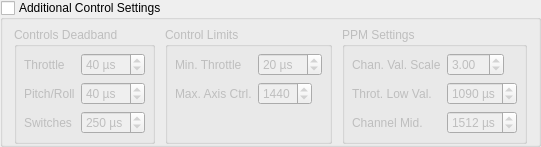
              <widget class="QGroupBox" name="groupBox_addlRadioControls">
               <property name="toolTip">
                <string>&lt;html&gt;&lt;head/&gt;&lt;body&gt;&lt;p&gt;Deadband / Limits / PPM&lt;/p&gt;&lt;/body&gt;&lt;/html&gt;</string>
               </property>
               <property name="title">
                <string>Additional Control Settings</string>
               </property>
               <property name="flat">
                <bool>true</bool>
               </property>
               <property name="checkable">
                <bool>true</bool>
               </property>
               <property name="checked">
                <bool>false</bool>
               </property>
               <layout class="QVBoxLayout" name="verticalLayout_3">
                <property name="spacing">
                 <number>0</number>
                </property>
                <property name="topMargin">
                 <number>7</number>
                </property>
                <property name="bottomMargin">
                 <number>0</number>
                </property>
                <item alignment="Qt::AlignLeft|Qt::AlignTop">
                 <widget class="QWidget" name="widget_addlRadioControls" native="true">
                  <layout class="QHBoxLayout" name="horizontalLayout_16">
                   <property name="spacing">
                    <number>10</number>
                   </property>
                   <property name="leftMargin">
                    <number>0</number>
                   </property>
                   <property name="topMargin">
                    <number>0</number>
                   </property>
                   <property name="rightMargin">
                    <number>0</number>
                   </property>
                   <property name="bottomMargin">
                    <number>0</number>
                   </property>
                   <item>
                    <widget class="QGroupBox" name="groupBox_controlDeadband">
                     <property name="sizePolicy">
                      <sizepolicy hsizetype="Preferred" vsizetype="Preferred">
                       <horstretch>0</horstretch>
                       <verstretch>0</verstretch>
                      </sizepolicy>
                     </property>
                     <property name="title">
                      <string>Controls Deadband</string>
                     </property>
                     <property name="checked">
                      <bool>false</bool>
                     </property>
                     <layout class="QFormLayout" name="formLayout_15">
                      <property name="horizontalSpacing">
                       <number>6</number>
                      </property>
                      <property name="verticalSpacing">
                       <number>6</number>
                      </property>
                      <property name="leftMargin">
                       <number>7</number>
                      </property>
                      <property name="topMargin">
                       <number>6</number>
                      </property>
                      <property name="rightMargin">
                       <number>7</number>
                      </property>
                      <property name="bottomMargin">
                       <number>7</number>
                      </property>
                      <item row="0" column="0">
                       <widget class="QLabel" name="label_CTRL_DBAND_THRO">
                        <property name="text">
                         <string>Throttle</string>
                        </property>
                       </widget>
                      </item>
                      <item row="0" column="1">
                       <widget class="QSpinBox" name="CTRL_DBAND_THRO">
                        <property name="sizePolicy">
                         <sizepolicy hsizetype="Maximum" vsizetype="Fixed">
                          <horstretch>0</horstretch>
                          <verstretch>0</verstretch>
                         </sizepolicy>
                        </property>
                        <property name="toolTip">
                         <string>&lt;html&gt;&lt;head/&gt;&lt;body&gt;&lt;p&gt;Deadband is only active in altitude/position hold modes (CTRL_DBAND_THRO).&lt;/p&gt;&lt;/body&gt;&lt;/html&gt;</string>
                        </property>
                        <property name="suffix">
                         <string> µs</string>
                        </property>
                        <property name="minimum">
                         <number>0</number>
                        </property>
                        <property name="maximum">
                         <number>500</number>
                        </property>
                        <property name="value">
                         <number>40</number>
                        </property>
                       </widget>
                      </item>
                      <item row="1" column="0">
                       <widget class="QLabel" name="label_CTRL_DEAD_BAND">
                        <property name="text">
                         <string>Pitch/Roll</string>
                        </property>
                       </widget>
                      </item>
                      <item row="1" column="1">
                       <widget class="QSpinBox" name="CTRL_DEAD_BAND">
                        <property name="sizePolicy">
                         <sizepolicy hsizetype="Maximum" vsizetype="Fixed">
                          <horstretch>0</horstretch>
                          <verstretch>0</verstretch>
                         </sizepolicy>
                        </property>
                        <property name="toolTip">
                         <string>&lt;html&gt;&lt;head/&gt;&lt;body&gt;&lt;p&gt;Deadband is only active in position hold mode (CTRL_DEAD_BAND).&lt;/p&gt;&lt;/body&gt;&lt;/html&gt;</string>
                        </property>
                        <property name="suffix">
                         <string> µs</string>
                        </property>
                        <property name="minimum">
                         <number>0</number>
                        </property>
                        <property name="maximum">
                         <number>500</number>
                        </property>
                        <property name="value">
                         <number>40</number>
                        </property>
                       </widget>
                      </item>
                      <item row="2" column="0">
                       <widget class="QLabel" name="label_CTRL_DBAND_SWTCH">
                        <property name="text">
                         <string>Switches</string>
                        </property>
                       </widget>
                      </item>
                      <item row="2" column="1">
                       <widget class="QSpinBox" name="CTRL_DBAND_SWTCH">
                        <property name="sizePolicy">
                         <sizepolicy hsizetype="Maximum" vsizetype="Fixed">
                          <horstretch>0</horstretch>
                          <verstretch>0</verstretch>
                         </sizepolicy>
                        </property>
                        <property name="toolTip">
                         <string>&lt;html&gt;&lt;head/&gt;&lt;body&gt;&lt;p&gt;Deadband is only active in altitude/position hold modes (CTRL_DBAND_THRO).&lt;/p&gt;&lt;/body&gt;&lt;/html&gt;</string>
                        </property>
                        <property name="suffix">
                         <string> µs</string>
                        </property>
                        <property name="minimum">
                         <number>0</number>
                        </property>
                        <property name="maximum">
                         <number>500</number>
                        </property>
                        <property name="value">
                         <number>250</number>
                        </property>
                       </widget>
                      </item>
                     </layout>
                    </widget>
                   </item>
                   <item>
                    <widget class="QGroupBox" name="groupBox_controlLimits">
                     <property name="sizePolicy">
                      <sizepolicy hsizetype="Preferred" vsizetype="Preferred">
                       <horstretch>0</horstretch>
                       <verstretch>0</verstretch>
                      </sizepolicy>
                     </property>
                     <property name="title">
                      <string>Control Limits</string>
                     </property>
                     <property name="checked">
                      <bool>false</bool>
                     </property>
                     <layout class="QFormLayout" name="formLayout_14">
                      <property name="horizontalSpacing">
                       <number>6</number>
                      </property>
                      <property name="verticalSpacing">
                       <number>6</number>
                      </property>
                      <property name="leftMargin">
                       <number>7</number>
                      </property>
                      <property name="topMargin">
                       <number>6</number>
                      </property>
                      <property name="rightMargin">
                       <number>7</number>
                      </property>
                      <property name="bottomMargin">
                       <number>7</number>
                      </property>
                      <item row="0" column="0">
                       <widget class="QLabel" name="label_CTRL_MIN_THROT">
                        <property name="text">
                         <string>Min. Throttle</string>
                        </property>
                       </widget>
                      </item>
                      <item row="0" column="1">
                       <widget class="QSpinBox" name="CTRL_MIN_THROT">
                        <property name="sizePolicy">
                         <sizepolicy hsizetype="Maximum" vsizetype="Fixed">
                          <horstretch>0</horstretch>
                          <verstretch>0</verstretch>
                         </sizepolicy>
                        </property>
                        <property name="toolTip">
                         <string>&lt;html&gt;&lt;head/&gt;&lt;body&gt;&lt;p&gt;Minimum user throttle to activate motors (CTRL_MIN_THROT).&lt;/p&gt;&lt;/body&gt;&lt;/html&gt;</string>
                        </property>
                        <property name="suffix">
                         <string> µs</string>
                        </property>
                        <property name="minimum">
                         <number>0</number>
                        </property>
                        <property name="maximum">
                         <number>700</number>
                        </property>
                        <property name="value">
                         <number>20</number>
                        </property>
                       </widget>
                      </item>
                      <item row="1" column="0">
                       <widget class="QLabel" name="label_CTRL_MAX">
                        <property name="text">
                         <string>Max. Axis Ctrl.</string>
                        </property>
                       </widget>
                      </item>
                      <item row="1" column="1">
                       <widget class="QSpinBox" name="CTRL_MAX">
                        <property name="sizePolicy">
                         <sizepolicy hsizetype="Maximum" vsizetype="Fixed">
                          <horstretch>0</horstretch>
                          <verstretch>0</verstretch>
                         </sizepolicy>
                        </property>
                        <property name="toolTip">
                         <string>&lt;html&gt;&lt;head/&gt;&lt;body&gt;&lt;p&gt;Maximum control applied to motors for each of the roll/pitch/yaw axes (CTRL_MAX).&lt;/p&gt;&lt;/body&gt;&lt;/html&gt;</string>
                        </property>
                        <property name="suffix">
                         <string/>
                        </property>
                        <property name="minimum">
                         <number>0</number>
                        </property>
                        <property name="maximum">
                         <number>3000</number>
                        </property>
                        <property name="value">
                         <number>1440</number>
                        </property>
                       </widget>
                      </item>
                     </layout>
                    </widget>
                   </item>
                   <item>
                    <widget class="QGroupBox" name="groupBox_ppmOptions">
                     <property name="title">
                      <string>PPM Settings</string>
                     </property>
                     <layout class="QFormLayout" name="formLayout_16">
                      <property name="horizontalSpacing">
                       <number>6</number>
                      </property>
                      <property name="verticalSpacing">
                       <number>6</number>
                      </property>
                      <property name="leftMargin">
                       <number>7</number>
                      </property>
                      <property name="topMargin">
                       <number>6</number>
                      </property>
                      <property name="rightMargin">
                       <number>7</number>
                      </property>
                      <property name="bottomMargin">
                       <number>7</number>
                      </property>
                      <item row="0" column="0">
                       <widget class="QLabel" name="label_PPM_SCALER">
                        <property name="text">
                         <string>Chan. Val. Scale</string>
                        </property>
                       </widget>
                      </item>
                      <item row="0" column="1">
                       <widget class="QDoubleSpinBox" name="PPM_SCALER">
                        <property name="sizePolicy">
                         <sizepolicy hsizetype="Maximum" vsizetype="Fixed">
                          <horstretch>0</horstretch>
                          <verstretch>0</verstretch>
                         </sizepolicy>
                        </property>
                        <property name="toolTip">
                         <string>&lt;html&gt;&lt;head/&gt;&lt;body&gt;&lt;p&gt;Amount to divide pulse value by to arrive at acceptable AQ value.  Default of 3 is good for FrSky, Graupner, possibly others.&lt;/p&gt;&lt;/body&gt;&lt;/html&gt;</string>
                        </property>
                        <property name="decimals">
                         <number>2</number>
                        </property>
                        <property name="maximum">
                         <double>10.000000000000000</double>
                        </property>
                        <property name="singleStep">
                         <double>0.500000000000000</double>
                        </property>
                        <property name="value">
                         <double>3.000000000000000</double>
                        </property>
                       </widget>
                      </item>
                      <item row="1" column="0">
                       <widget class="QLabel" name="label_PPM_THROT_LOW">
                        <property name="text">
                         <string>Throt. Low Val.</string>
                        </property>
                       </widget>
                      </item>
                      <item row="1" column="1">
                       <widget class="QSpinBox" name="PPM_THROT_LOW">
                        <property name="sizePolicy">
                         <sizepolicy hsizetype="Maximum" vsizetype="Fixed">
                          <horstretch>0</horstretch>
                          <verstretch>0</verstretch>
                         </sizepolicy>
                        </property>
                        <property name="toolTip">
                         <string>&lt;html&gt;&lt;head/&gt;&lt;body&gt;&lt;p&gt;Pulse value at at lowest stick position (affects throttle only)&lt;/p&gt;&lt;/body&gt;&lt;/html&gt;</string>
                        </property>
                        <property name="suffix">
                         <string> µs</string>
                        </property>
                        <property name="minimum">
                         <number>750</number>
                        </property>
                        <property name="maximum">
                         <number>2200</number>
                        </property>
                        <property name="value">
                         <number>1090</number>
                        </property>
                       </widget>
                      </item>
                      <item row="2" column="0">
                       <widget class="QLabel" name="label_PPM_CHAN_MID">
                        <property name="text">
                         <string>Channel Mid.</string>
                        </property>
                       </widget>
                      </item>
                      <item row="2" column="1">
                       <widget class="QSpinBox" name="PPM_CHAN_MID">
                        <property name="sizePolicy">
                         <sizepolicy hsizetype="Maximum" vsizetype="Fixed">
                          <horstretch>0</horstretch>
                          <verstretch>0</verstretch>
                         </sizepolicy>
                        </property>
                        <property name="toolTip">
                         <string>&lt;html&gt;&lt;head/&gt;&lt;body&gt;&lt;p&gt;Pulse value at middle stick/switch position (affects all channels except throttle)&lt;/p&gt;&lt;/body&gt;&lt;/html&gt;</string>
                        </property>
                        <property name="suffix">
                         <string> µs</string>
                        </property>
                        <property name="minimum">
                         <number>750</number>
                        </property>
                        <property name="maximum">
                         <number>2200</number>
                        </property>
                        <property name="value">
                         <number>1512</number>
                        </property>
                       </widget>
                      </item>
                     </layout>
                    </widget>
                   </item>
                  </layout>
                 </widget>
                </item>
               </layout>
              </widget>
